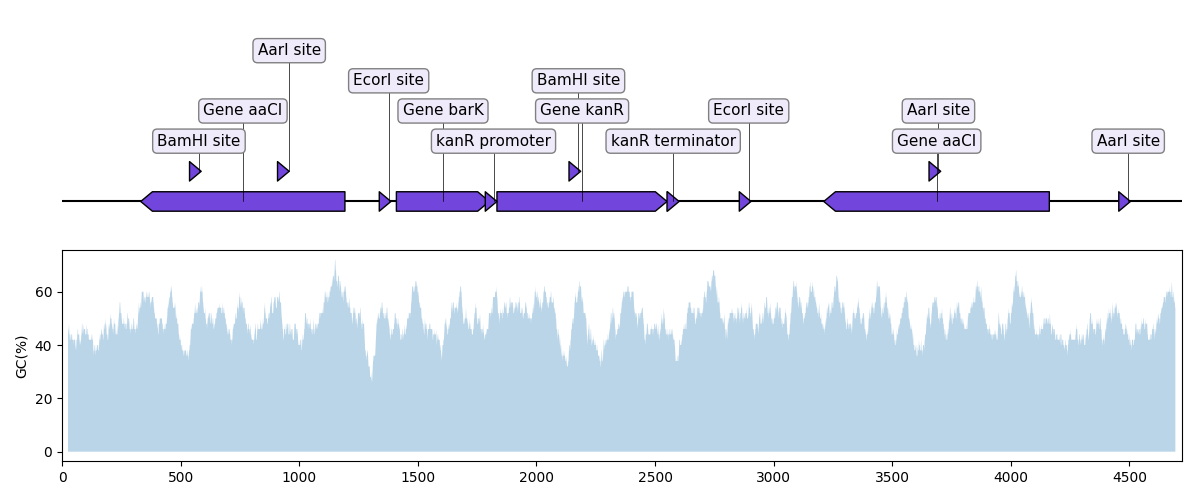

The script that saved this image:
import matplotlib.pyplot as plt
from dna_features_viewer import BiopythonTranslator
from Bio import SeqIO
import numpy as np

fig, (ax1, ax2) = plt.subplots(2, 1, figsize=(8, 4), sharex=True)

# Parse the genbank file, plot annotations
record = SeqIO.read("example_sequence.gb", "genbank")
graphic_record = BiopythonTranslator().translate_record(record)
ax, levels = graphic_record.plot()
graphic_record.plot(ax=ax1, with_ruler=False)

# Plot the local GC content
def plot_local_gc_content(record, window_size, ax):
    gc_content = lambda s: 100.0*len([c for c in s if c in "GC"]) / len(s)
    yy = [gc_content(record.seq[i:i+window_size])
          for i in range(len(record.seq)-window_size)]
    xx = np.arange(len(record.seq)-window_size)+25
    ax.fill_between(xx, yy, alpha=0.3)
    ax.set_ylabel("GC(%)")

plot_local_gc_content(record, window_size=50, ax=ax2)

# Resize the figure to the right height

fig.tight_layout()
fig.savefig("with_plot.png")
